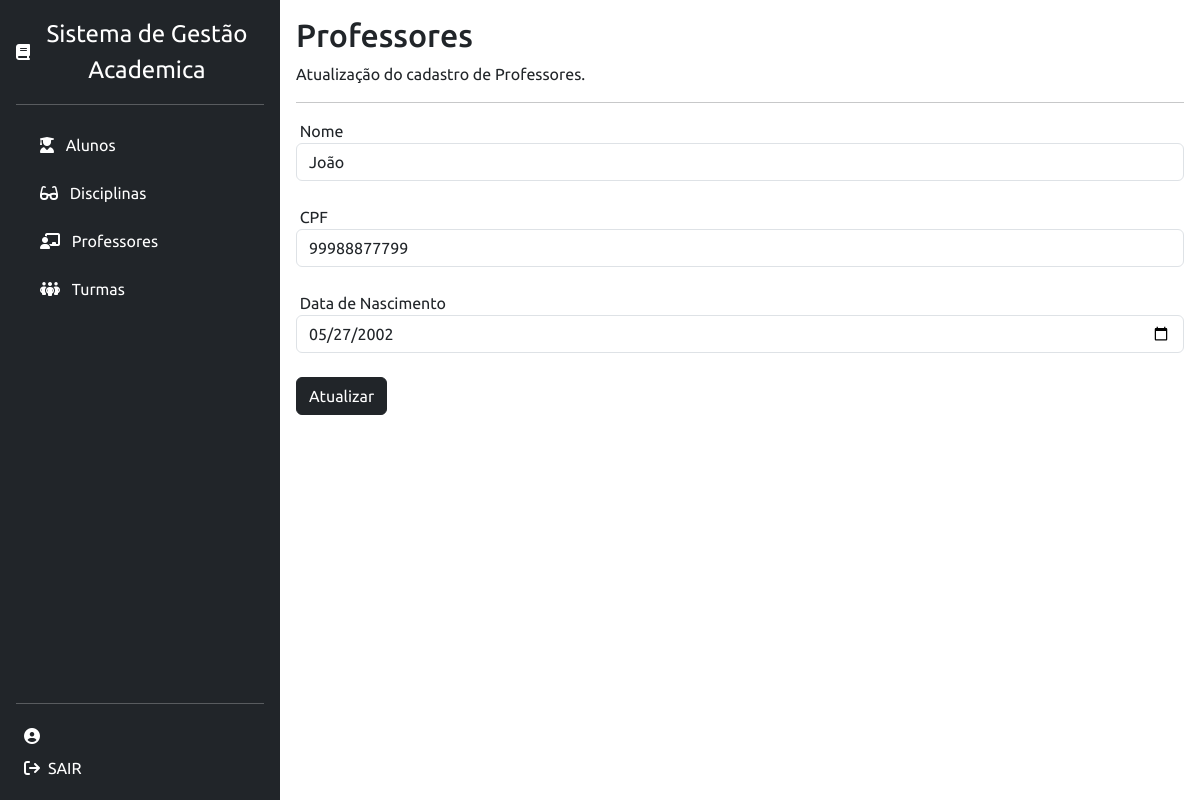
Page /update-professor.php?codigo=1 on the committed database.
### tables this page shows
CREATE TABLE IF NOT EXISTS `professor` (
  `codigo` INT(11) NOT NULL AUTO_INCREMENT,
  `nome` VARCHAR(45) NOT NULL,
  `cpf` VARCHAR(45) NOT NULL,
  `data_nasc` DATE NOT NULL,
  PRIMARY KEY (`codigo`));

### update-professor.php (the view, shortened to what this page needs)
<?php
	require("sidemenu.php");
	require_once('connection.php');
	if (isset($_GET['codigo'])) {
		$codigo = $_GET['codigo'];
		$mysql_query = "SELECT * FROM professor WHERE codigo={$codigo}";
		$result = $conn -> query($mysql_query);
		$row = mysqli_fetch_assoc($result);
	}
?>
<div class="container p-3">
	<h2>Professores</h2>
  	<p>Atualização do cadastro de Professores.</p>
  	<hr>
	<div class="wrapper">
		<form method="post">
			<label for="name">&nbsp;Nome</label>
			<input type="text" name="nome" id="nome" class="form-control" required value="<?= $row['nome']; ?>"><br>
			<label for="CPF">&nbsp;CPF</label>
			<input type="text" name="CPF" id="CPF" class="form-control" required maxlength="11" value="<?= $row['cpf']; ?>"><br>
			<label for="datanasc">&nbsp;Data de Nascimento</label>
			<input type="date" name="datanasc" id="datanasc" class="form-control" required value="<?= $row['data_nasc']; ?>"><br>
			<input type="submit" name="enviar" value="Atualizar" class="btn btn-dark w100">
		</form>
	</div>
</div>

### CSS/style.css (style rules this page uses)
body { font-family: Ubuntu, sans-serif !important; margin: 0 auto; padding: 0px; height: 100vh; }

### rows in the picture
professor: nome "João", CPF "99988877799", datanasc "05/27/2002"
